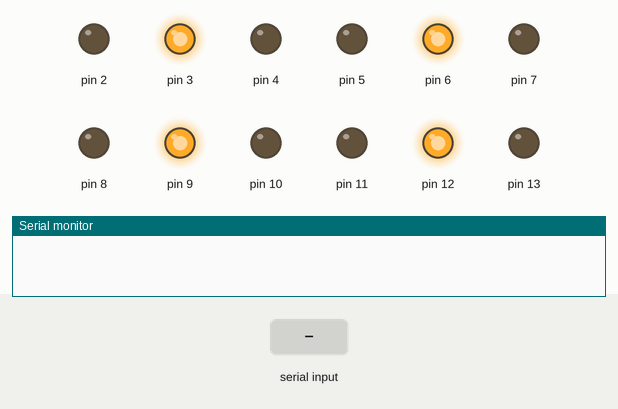
A sketch run on a simulated Arduino Uno, built with avr-gcc and run on an emulated ATmega328P. Shown: output pins drawn as LEDs (lit = HIGH), the last lines printed to the serial monitor. Inputs (shaded band) come from the test bench.

Above: at 1.2 s.
1.3 s: "w" received over Serial
At 2.8 s:
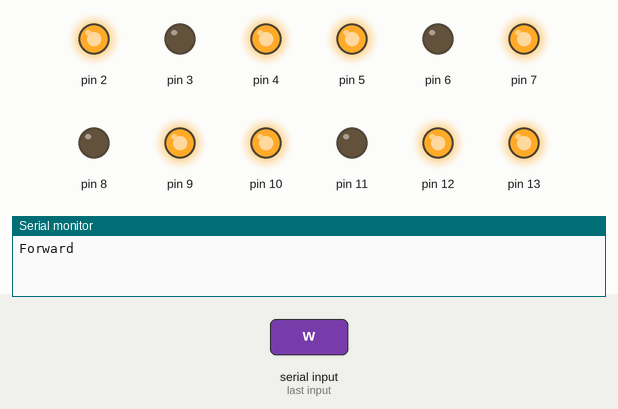
3.8 s: "a" received over Serial
At 5.9 s:
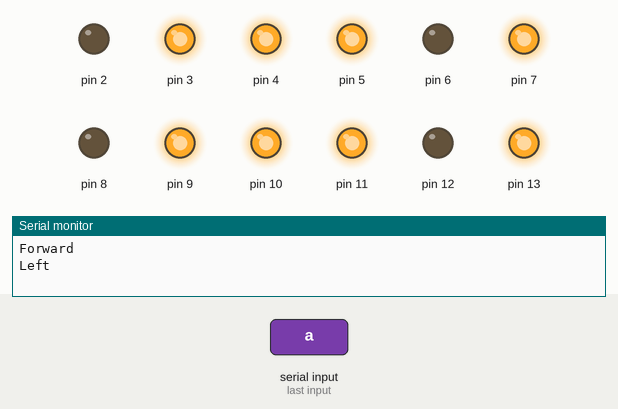
6.3 s: "s" received over Serial
At 7.8 s:
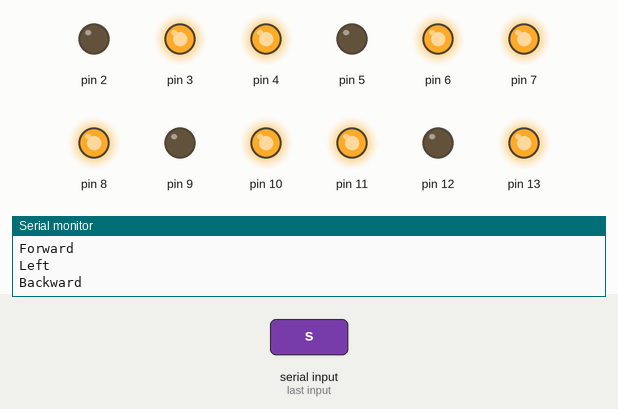
8.8 s: "d" received over Serial
At 10.9 s:
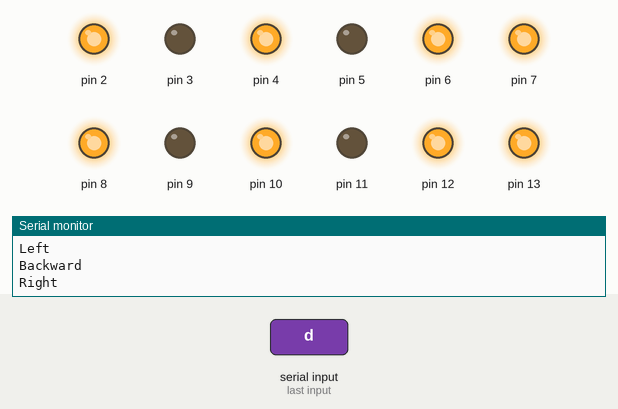
11.3 s: "q" received over Serial
At 12.7 s:
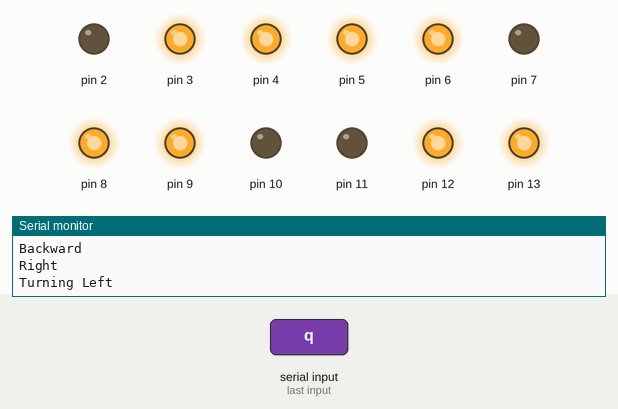
13.7 s: "e" received over Serial
At 15.8 s:
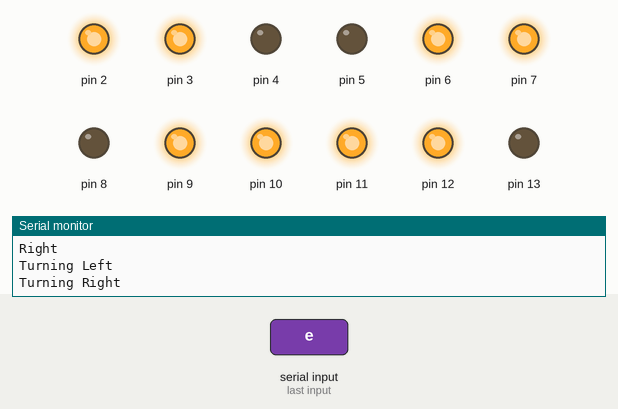
Timing chart, 0 to 17.2 s (numbered marks = the images above; inputs shaded):
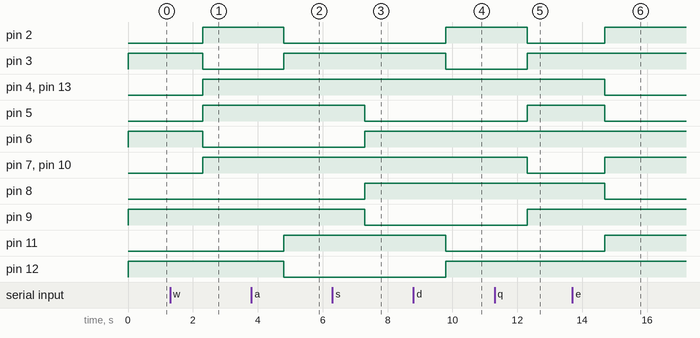

The sketch:

Main.ino
```cpp
#include "MovementController.h"
// #include "PID_v1.h"
// #include "Adafruit_BNO055.h"
// #include "Adafruit_Sensor.h"


// Instantiate a MotorController object.
MovementController robot = MovementController(2,3,4,5,6,7,8,9,10,11,12,13);

void setup() {

    Serial.begin(9600);

}

void loop(){

    // Read commands from Serial input.
    if (Serial.available() > 0) {


        String str = Serial.readString();           // Read the incoming data as a String.
        int str_len = str.length() + 1;             // Length (with one extra character for the null terminator)
        char char_array[str_len];                   // Prepare the character array (the buffer)
        str.toCharArray(char_array, str_len);       // Copy it over
        char command = char_array[0];               // Get first char.

        // Apply command to motors.
        robot.move(command);
     }
}
```

Motor.cpp
```cpp
/*
 *  Motor.h - Individual motor controller class.
 *  Written by Rafael Piacsek.
 *  Mar 7, 2019.
 */


 #include "Arduino.h"
 #include "Motor.h"


// ##################################################################################################################################

// Define contructor method.
Motor::Motor(byte pinA, byte pinB, byte pinPWM, bool inverted) {

    // Store pins to private variables.
    _pinA = pinA;
    _pinB = pinB;
    _pinPWM = pinPWM;

    // Store default direction;
    _inverted = inverted;

    // Set the pinModes for all of them.
    pinMode(_pinA, OUTPUT);
    pinMode(_pinB, OUTPUT);
    pinMode(_pinPWM, OUTPUT);

    // Set initial direction to FORWARD.
    setDirection(FORWARD);

}


// ##################################################################################################################################

// Define default contructor method.
Motor::Motor() {

    // Don't do anything for default constructor.
}


// ##################################################################################################################################

// Define setDirection method.
void Motor::setDirection(bool direction) {

    if (direction==FORWARD) {                   // Set pins A and B for FORWARD motion.
        digitalWrite(_pinA, _inverted);
        digitalWrite(_pinB, !_inverted);
    } else if (direction==BACKWARD) {           // Set pins A and B for BACKWARD motion.
        digitalWrite(_pinA, !_inverted);
        digitalWrite(_pinB, _inverted);
    }
}


// ##################################################################################################################################

// Define setSpeed method.
void Motor::setSpeed(float speed) {

    _speed = constrain(speed, -1, 1) * 255;     // Input should range between -1 and 1. Nevertheless, constrain the value and rescale to -255 to 255 for PWM.

    if (_speed > 0) {                           // Forward.
        setDirection(FORWARD);
        analogWrite(_pinPWM, abs(_speed));
    } else if (_speed < 0) {                    // Backward.
        setDirection(BACKWARD);
        analogWrite(_pinPWM, abs(_speed));
    } else {                                    // Brake.
        stop();
    }
}


// ##################################################################################################################################

// Define setSpeed method.
void Motor::stop() {

    _speed = 0;                                 // Reset _speed variable.

    digitalWrite(_pinA, HIGH);                  // Brake motor.
    digitalWrite(_pinB, HIGH);
    analogWrite(_pinPWM, 0);                    // Reset PWM.
}


// ##################################################################################################################################

// Define getSpeed method.
float Motor::getSpeed() {

    return _speed;
}
```

Motor.h
```cpp
/*
 *  Motor.h - Individual motor controller class.
 *  Written by Rafael Piacsek.
 *  Mar 7, 2019.
 *
 *  This class is responsible for controlling one Brushed DC Motor through an H-Bridge.
 *
 */

 #ifndef Motor_h
 #define Motor_h

 #include "Arduino.h"


 // Define the class.
 class Motor {

    private:

        byte _pinA, _pinB, _pinPWM;         // Holds the ports for each H-Bridge.
        float _speed;                       // Holds the speed at which the motor shuold be running (0-1).
        bool _inverted;                     // Holds whether the motor is inverted or not.

    public:

        // Definitions.
        #define FORWARD true
        #define BACKWARD false
        #define NORMAL false
        #define INVERTED true

        // Constructor.
        Motor();
        Motor(byte pinA, byte pinB, byte pinPWM, bool inverted);

        // Methods.
        void setDirection(bool direction);          // Sets the appropriate direction of the motor, as PWM signals only have positive values.
        void setSpeed(float speed);                 // Sets the PWM signal after switching to appropriate direction.
        void stop();                                // Brakes the motor.

        float getSpeed();                           // Getter for the _speed variable.
 };

 #endif
```

MovementController.cpp
```cpp
/*
 *  MovementController.cpp - Controls the behavior of all motors to achieve a specific movement.
 *  Written by Rafael Piacsek.
 *  Mar 7, 2019.
 */


 #include "Arduino.h"
 #include "MovementController.h"
 #include "Motor.h"


// ##################################################################################################################################

// Define contructor method.
MovementController::MovementController(byte FL_A, byte FL_B, byte FL_PWM, byte FR_A, byte FR_B, byte FR_PWM, byte BL_A, byte BL_B, byte BL_PWM, byte BR_A, byte BR_B, byte BR_PWM) {

    // Create one Motor object instance per motor and place them into the motors array.
    motors[0] = Motor(FL_A, FL_B, FL_PWM, NORMAL);
    motors[1] = Motor(FR_A, FR_B, FR_PWM, NORMAL);
    motors[2] = Motor(BL_A, BL_B, BL_PWM, NORMAL);
    motors[3] = Motor(BR_A, BR_B, BR_PWM, NORMAL);

}


// ##################################################################################################################################

// Define move method.
void MovementController::move(char dir) {


    // For the prototype, controls are limited to W A S D movements, and turns with Q (counterclockwise) and E (clockwise).
    switch (dir) {

        case 'w':
            motors[FL_MOTOR].setSpeed(-1);
            motors[FR_MOTOR].setSpeed(-1);
            motors[BL_MOTOR].setSpeed(1);
            motors[BR_MOTOR].setSpeed(1);
            Serial.println("Forward");
            break;

        case 'a':
            motors[FL_MOTOR].setSpeed(1);
            motors[FR_MOTOR].setSpeed(-1);
            motors[BL_MOTOR].setSpeed(1);
            motors[BR_MOTOR].setSpeed(-1);
            Serial.println("Left");
            break;

        case 's':
            motors[FL_MOTOR].setSpeed(1);
            motors[FR_MOTOR].setSpeed(1);
            motors[BL_MOTOR].setSpeed(-1);
            motors[BR_MOTOR].setSpeed(-1);
            Serial.println("Backward");
            break;

        case 'd':
            motors[FL_MOTOR].setSpeed(-1);
            motors[FR_MOTOR].setSpeed(1);
            motors[BL_MOTOR].setSpeed(-1);
            motors[BR_MOTOR].setSpeed(1);
            Serial.println("Right");
            break;

        case 'q':
            motors[FL_MOTOR].setSpeed(1);
            motors[FR_MOTOR].setSpeed(0);
            motors[BL_MOTOR].setSpeed(0);
            motors[BR_MOTOR].setSpeed(1);
            Serial.println("Turning Left");
            break;

        case 'e':
            motors[FL_MOTOR].setSpeed(0);
            motors[FR_MOTOR].setSpeed(1);
            motors[BL_MOTOR].setSpeed(1);
            motors[BR_MOTOR].setSpeed(0);
            Serial.println("Turning Right");
            break;

        default:
            motors[FL_MOTOR].stop();
            motors[FR_MOTOR].stop();
            motors[BL_MOTOR].stop();
            motors[BR_MOTOR].stop();
            Serial.println("Stop");
            break;
    }

}
```

MovementController.h
```cpp
/*
 *  MovementController.h - Controls the behavior of all motors to achieve a specific movement.
 *  Written by Rafael Piacsek.
 *  Mar 7, 2019.
 *
 *  This class is responsible for handling all motors to achieve a desired move.
 *
 */


 #ifndef MovementController_h
 #define MovementController_h


#include "Arduino.h"
#include "Motor.h"

// Define the MovementController class.
class MovementController {

    private:

        // The array that holds all of the Motor objects.
        Motor motors[4];


    public:

        // Definitions.
        #define FL_MOTOR 0
        #define FR_MOTOR 1
        #define BL_MOTOR 2
        #define BR_MOTOR 3
//        #define TL_MOTOR 4
//        #define TR_Motor 5

        // Constructor method.
        MovementController(byte FL_A, byte FL_B, byte FL_PWM, byte FR_A, byte FR_B, byte FR_PWM, byte BL_A, byte BL_B, byte BL_PWM, byte BR_A, byte BR_B, byte BR_PWM);


        // Methods.
        void move(char dir);            // Triggers the movement of all motors accordingly.
        void stopAll();                 // Brakes all motors.

};


 #endif
```

Measured:
- after the input at 1.3 s, pin 2, pin 4, pin 5, pin 7, pin 10, pin 13: LOW → HIGH after 1.0 s; pin 3, pin 6: HIGH → LOW after 1.0 s
- after the input at 3.8 s, pin 2, pin 12: HIGH → LOW after 1.0 s; pin 3, pin 11: LOW → HIGH after 1.0 s
- after the input at 6.3 s, pin 5, pin 9: HIGH → LOW after 1.0 s; pin 6, pin 8: LOW → HIGH after 1.0 s
- after the input at 8.8 s, pin 2, pin 12: LOW → HIGH after 1.0 s; pin 3, pin 11: HIGH → LOW after 1.0 s
- after the input at 11.3 s, pin 2, pin 7, pin 10: HIGH → LOW after 1.0 s; pin 3, pin 5, pin 9: LOW → HIGH after 1.0 s
- after the input at 13.7 s, pin 2, pin 7, pin 10, pin 11: LOW → HIGH after 1.0 s; pin 4, pin 5, pin 8, pin 13: HIGH → LOW after 1.0 s
